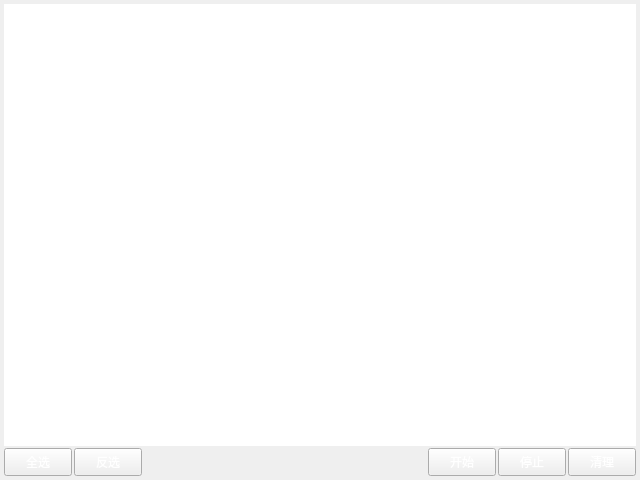
<?xml version="1.0" encoding="UTF-8"?>
<ui version="4.0">
 <class>FormDownload</class>
 <widget class="QWidget" name="FormDownload">
  <property name="geometry">
   <rect>
    <x>0</x>
    <y>0</y>
    <width>640</width>
    <height>480</height>
   </rect>
  </property>
  <property name="windowTitle">
   <string>Form</string>
  </property>
  <property name="styleSheet">
   <string notr="true">QWidget {
	font: 25 9pt &quot;微软雅黑&quot;;
}

QTreeView::item {
	margin: 5px;
}

QPushButton {
	color: #ffffff;
	border-width: 2px;
	border-image: url(:/skins/skins/btn_blue.png) 2 2;
	min-width: 64px;
	min-height: 20px;
}

QPushButton::hover {
	color: #ffffff;
	border-width: 2px;
	border-image: url(:/skins/skins/btn_blue_hover.png) 2 2;
}

QPushButton::pressed {
	color: #ffffff;
	border-width: 2px;
	border-image: url(:/skins/skins/btn_blue_pressed.png) 2 2;
}
</string>
  </property>
  <layout class="QGridLayout" name="gridLayout">
   <property name="leftMargin">
    <number>4</number>
   </property>
   <property name="topMargin">
    <number>4</number>
   </property>
   <property name="rightMargin">
    <number>4</number>
   </property>
   <property name="bottomMargin">
    <number>4</number>
   </property>
   <property name="spacing">
    <number>2</number>
   </property>
   <item row="0" column="0" colspan="6">
    <widget class="QTreeView" name="treeView">
     <property name="frameShape">
      <enum>QFrame::NoFrame</enum>
     </property>
     <property name="editTriggers">
      <set>QAbstractItemView::NoEditTriggers</set>
     </property>
     <property name="alternatingRowColors">
      <bool>true</bool>
     </property>
     <property name="selectionMode">
      <enum>QAbstractItemView::SingleSelection</enum>
     </property>
     <property name="iconSize">
      <size>
       <width>32</width>
       <height>32</height>
      </size>
     </property>
     <property name="indentation">
      <number>5</number>
     </property>
     <property name="sortingEnabled">
      <bool>true</bool>
     </property>
    </widget>
   </item>
   <item row="1" column="0">
    <widget class="QPushButton" name="btn_sel_all">
     <property name="minimumSize">
      <size>
       <width>68</width>
       <height>24</height>
      </size>
     </property>
     <property name="text">
      <string>全选</string>
     </property>
    </widget>
   </item>
   <item row="1" column="1">
    <widget class="QPushButton" name="btn_sel_rev">
     <property name="minimumSize">
      <size>
       <width>68</width>
       <height>24</height>
      </size>
     </property>
     <property name="text">
      <string>反选</string>
     </property>
    </widget>
   </item>
   <item row="1" column="2">
    <spacer name="horizontalSpacer">
     <property name="orientation">
      <enum>Qt::Horizontal</enum>
     </property>
     <property name="sizeHint" stdset="0">
      <size>
       <width>471</width>
       <height>20</height>
      </size>
     </property>
    </spacer>
   </item>
   <item row="1" column="3">
    <widget class="QPushButton" name="btn_start">
     <property name="minimumSize">
      <size>
       <width>68</width>
       <height>24</height>
      </size>
     </property>
     <property name="text">
      <string>开始</string>
     </property>
    </widget>
   </item>
   <item row="1" column="4">
    <widget class="QPushButton" name="btn_stop">
     <property name="minimumSize">
      <size>
       <width>68</width>
       <height>24</height>
      </size>
     </property>
     <property name="text">
      <string>停止</string>
     </property>
    </widget>
   </item>
   <item row="1" column="5">
    <widget class="QPushButton" name="btn_cleanup">
     <property name="minimumSize">
      <size>
       <width>68</width>
       <height>24</height>
      </size>
     </property>
     <property name="text">
      <string>清理</string>
     </property>
    </widget>
   </item>
  </layout>
 </widget>
 <tabstops>
  <tabstop>treeView</tabstop>
  <tabstop>btn_sel_all</tabstop>
  <tabstop>btn_sel_rev</tabstop>
  <tabstop>btn_start</tabstop>
  <tabstop>btn_stop</tabstop>
  <tabstop>btn_cleanup</tabstop>
 </tabstops>
 <resources/>
 <connections/>
</ui>
